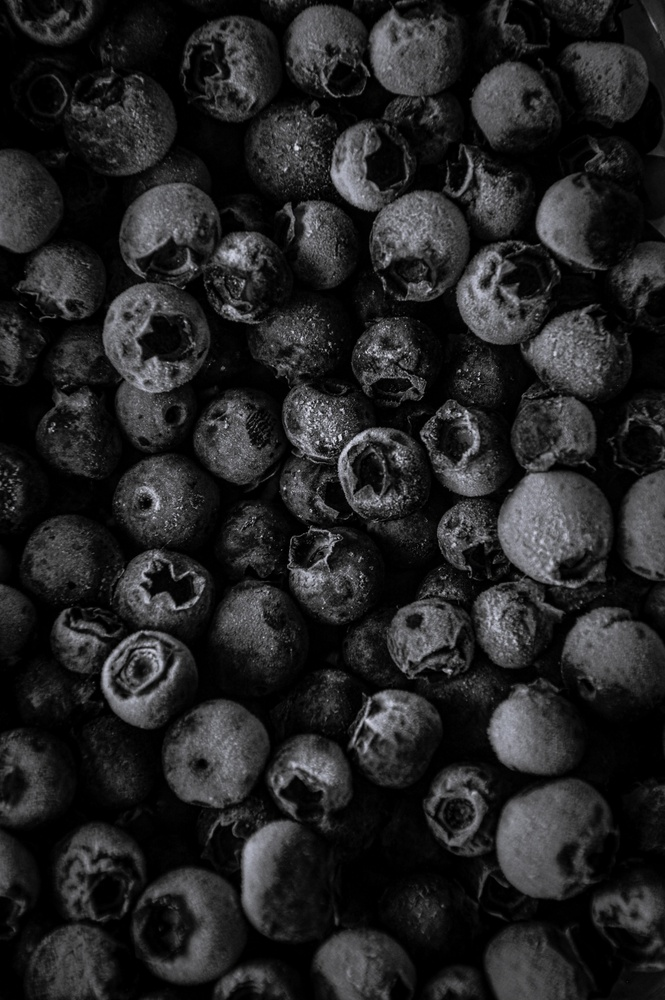
#> input picture P1/images/1.jpg, 665 x 1000 px, shrunk from 4000 x 6016 before the run
$ jupyter execute main.ipynb
#> lines starting #> are read from the running program, lines starting #| are printed output that depends on the picture
#> further down, imagen_original is the input picture: shape (1000, 665, 3); mean B, G, R 36.7, 36, 35.9
# **Actividad I**
## *Antonio Cabrera y Álvaro Salís*

### Imagen 1 – CLAHE manual
Nuevo_valor = (acumulado(valor) / total_pixeles) × 255

[cell 1]
import cv2
import numpy as np
import matplotlib.pyplot as plt

def clahe_manual(imagen, tamano_tile=64, limite_recorte=2.0):
#> called with tamano_tile = 32, limite_recorte = 2
    h, w = imagen.shape
#> h = 1000; w = 665
    resultado = np.zeros_like(imagen, dtype=np.float32)

    for y in range(0, h, tamano_tile):
        for x in range(0, w, tamano_tile):
            tile = imagen[y:y+tamano_tile, x:x+tamano_tile]

            hist = np.zeros(256)
            for valor in tile.flatten():
                hist[valor] += 1

            limite = int(limite_recorte * tile.size / 256)
            for i in range(256):
                if hist[i] > limite:
                    hist[i] = limite

            cdf = hist.cumsum()
            cdf_normalizado = (cdf - cdf.min()) * 255 / (cdf.max() - cdf.min())

            tile_mejorado = cdf_normalizado[tile]
            resultado[y:y+tamano_tile, x:x+tamano_tile] = tile_mejorado
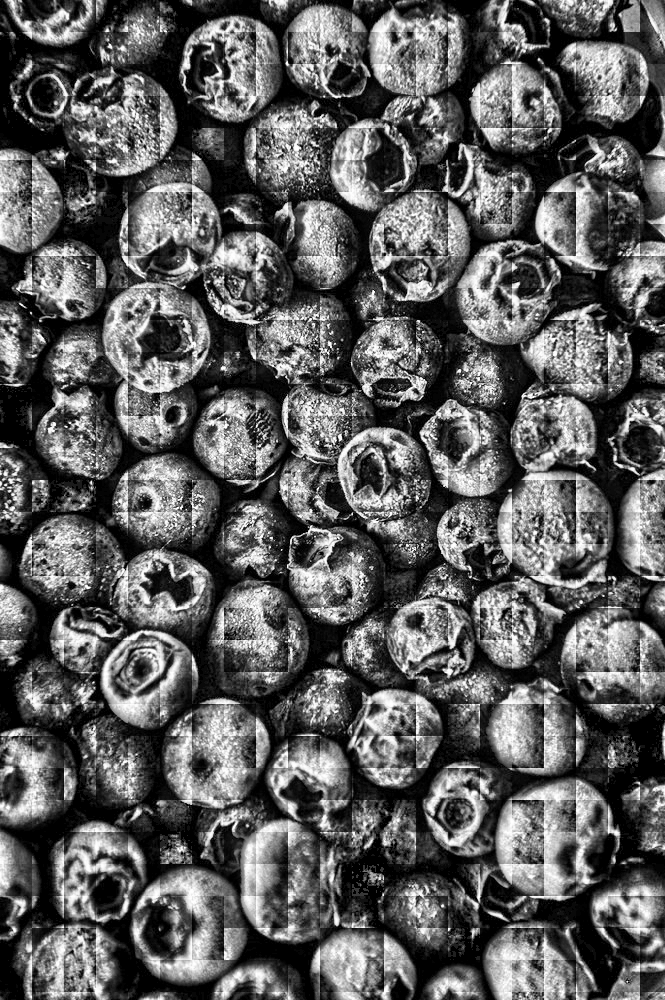
#> resultado: shape (1000, 665) float32; min 0, max 255, mean 93.2

    return np.clip(resultado, 0, 255).astype(np.uint8)

imagen_original = cv2.imread('images/1.jpg')
imagen_gris = cv2.cvtColor(imagen_original, cv2.COLOR_BGR2GRAY)

imagen_clahe = clahe_manual(imagen_gris, tamano_tile=32, limite_recorte=2.0)

plt.figure(figsize=(12, 4))

plt.subplot(1, 3, 1)
plt.imshow(imagen_gris, cmap='gray')
plt.title('Original')
plt.axis('off')

plt.subplot(1, 3, 2)
plt.imshow(imagen_clahe, cmap='gray')
plt.title('CLAHE Manual')
plt.axis('off')

plt.subplot(1, 3, 3)
plt.hist(imagen_gris.ravel(), bins=50, alpha=0.7, label='Original')
plt.hist(imagen_clahe.ravel(), bins=50, alpha=0.7, label='CLAHE')
plt.legend()

plt.tight_layout()
plt.show()
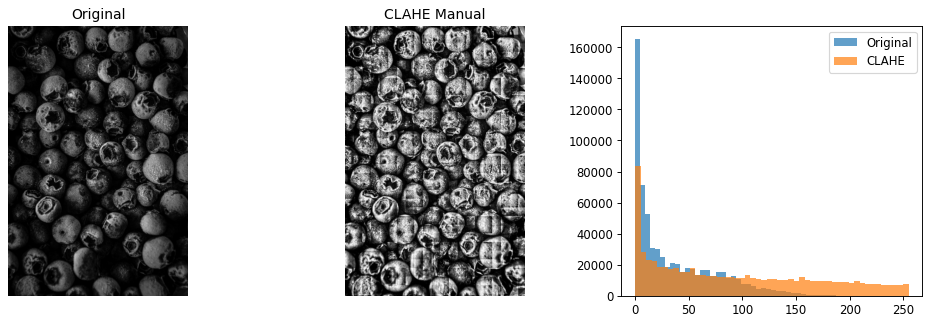
#> figure drawn by matplotlib, 3 panels; panel 3: tallest bar 165567 high, from x = 0 to 4.68; panel 3: tallest bar 83634 high, from x = 0 to 5.1

cv2.imwrite('out/imagen1_original.jpg', imagen_gris)
cv2.imwrite('out/imagen1_clahe_manual.jpg', imagen_clahe)
#> Out = True

### Imagen 2 - Cambiar saturanción

[cell 2]
img_2 = cv2.imread("./images/2.jpg")
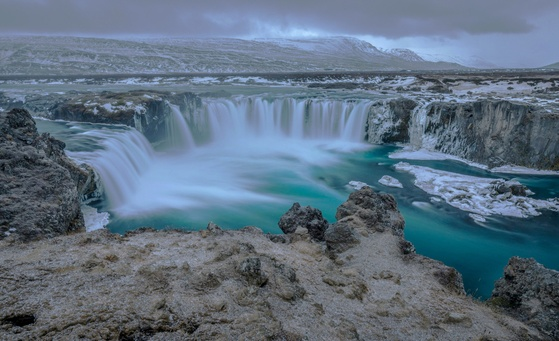
#> input picture P1/images/2.jpg, 559 x 341 px, shrunk from 3360 x 2053 before the run
#> img_2 is the input picture: shape (341, 559, 3); mean B, G, R 129, 111.9, 93.8
lab = cv2.cvtColor(img_2, cv2.COLOR_BGR2LAB)
#> lab: shape (341, 559, 3); mean of channels 0, 1, 2 117.6, 126.1, 116.9
lightness, red_green_channel, blue_yellow_channel = cv2.split(lab)
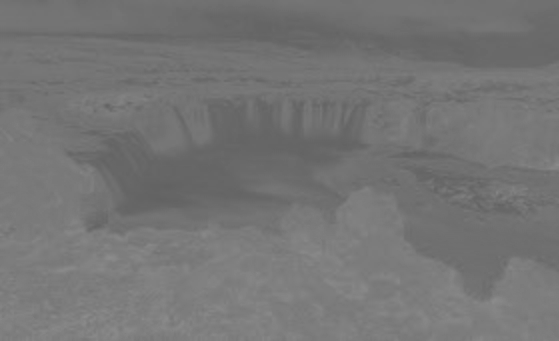
#> blue_yellow_channel: shape (341, 559); min 97, max 140, mean 116.9

clahe = cv2.createCLAHE(clipLimit=2.0, tileGridSize=(8, 8))
lightness_contrast = clahe.apply(lightness)
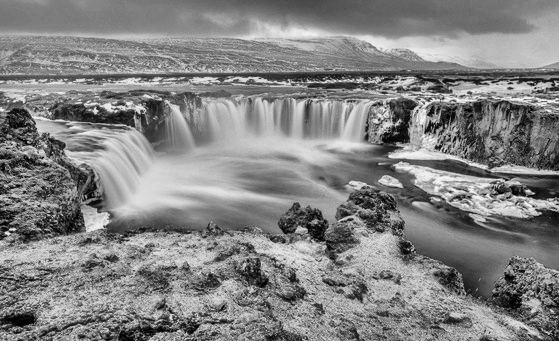
#> lightness_contrast: shape (341, 559); min 0, max 248, mean 131.1

lab_contrast = cv2.merge([lightness_contrast, red_green_channel, blue_yellow_channel])
#> lab_contrast: shape (341, 559, 3); mean of channels 0, 1, 2 131.1, 126.1, 116.9
img_2_contrast = cv2.cvtColor(lab_contrast, cv2.COLOR_LAB2BGR)
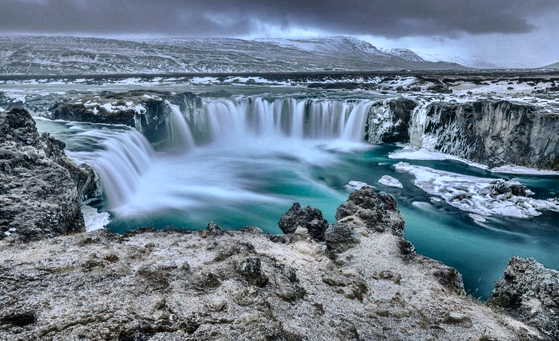
#> img_2_contrast: shape (341, 559, 3); mean B, G, R 143.1, 126.2, 108.4

fig, axs = plt.subplots(1, 2, figsize=(10, 8))

axs[0].set_title("Imagen original")
axs[1].set_title("Imagen saturada")

axs[0].axis('off')
axs[1].axis('off')

axs[0].imshow(img_2)
axs[1].imshow(img_2_contrast)

fig.tight_layout()

plt.show()
#> figure, not shown here; B, G, R data is drawn as R, G, B

cv2.imwrite("./out/2.jpg", lab_contrast)
#> Out = True

### Imagen 3 - Eliminar ruido

PSNR = 20 × log10(MAX_I / √MSE)

[cell 3]
import cv2
import numpy as np
import matplotlib.pyplot as plt

img = cv2.imread('3.jpg')
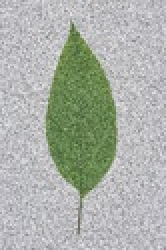
#> input picture P1/3.jpg, 83 x 125 px, shrunk from 500 x 750 before the run (shown 2 times larger)
#> img is the input picture: shape (125, 83, 3); mean B, G, R 169.9, 177.3, 172.1
img_rgb = cv2.cvtColor(img, cv2.COLOR_BGR2RGB)

b, g, r = cv2.split(img_rgb)

b_median = cv2.medianBlur(b, 5)
g_median = cv2.medianBlur(g, 5)
r_median = cv2.medianBlur(r, 5)
img_median = cv2.merge([b_median, g_median, r_median])

plt.figure(figsize=(10, 5))

plt.subplot(1, 2, 1)
plt.imshow(img_rgb)
plt.title('Original')
plt.axis('off')

plt.subplot(1, 2, 2)
plt.imshow(img_median)
plt.title('Filtro Mediana')
plt.axis('off')

plt.tight_layout()
plt.show()

### Imagen 4 - Eliminar ruido

Filtro por bloques de media

[cell 4]
import cv2
import numpy as np
import matplotlib.pyplot as plt

def filtro_media_por_bloques(imagen, tamaño_grid=8):
    h, w = imagen.shape[:2]
    resultado = imagen.copy()

    for y in range(0, h, tamaño_grid):
        for x in range(0, w, tamaño_grid):
            grid = imagen[y:y+tamaño_grid, x:x+tamaño_grid]
            media = np.mean(grid, axis=(0,1))
            resultado[y:y+tamaño_grid, x:x+tamaño_grid] = media

    return resultado.astype(np.uint8)

img_ruidosa = cv2.imread('images/4.png')
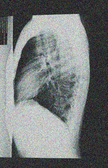
#> input picture P1/images/4.png, 108 x 168 px, shrunk from 652 x 1010 before the run
#> img_ruidosa is the input picture: shape (168, 108, 3); mean B, G, R 121.5, 121.9, 117.6
img_rgb = cv2.cvtColor(img_ruidosa, cv2.COLOR_BGR2RGB)
#> img_rgb: shape (168, 108, 3)

img_grid4 = filtro_media_por_bloques(img_rgb, tamaño_grid=4)
img_grid8 = filtro_media_por_bloques(img_rgb, tamaño_grid=8)
img_grid16 = filtro_media_por_bloques(img_rgb, tamaño_grid=16)
#> call 3 of filtro_media_por_bloques, with tamaño_grid = 16
#> after the loop in filtro_media_por_bloques (call 3), `for y in range(0, h, tamaño_grid):`:
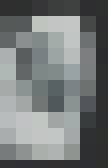
#> resultado: shape (168, 108, 3); mean R, G, B 117.1, 121.3, 121

plt.figure(figsize=(15, 10))

plt.subplot(2, 2, 1)
plt.imshow(img_rgb)
plt.title('Imagen Original con Ruido')
plt.axis('off')

plt.subplot(2, 2, 2)
plt.imshow(img_grid4)
plt.title('Filtro Media - Grid 4x4')
plt.axis('off')

plt.subplot(2, 2, 3)
plt.imshow(img_grid8)
plt.title('Filtro Media - Grid 8x8')
plt.axis('off')

plt.subplot(2, 2, 4)
plt.imshow(img_grid16)
plt.title('Filtro Media - Grid 16x16')
plt.axis('off')

plt.tight_layout()
plt.show()

plt.figure(figsize=(15, 5))

y1, y2, x1, x2 = 100, 200, 100, 200

plt.subplot(1, 4, 1)
plt.imshow(img_rgb[y1:y2, x1:x2])
plt.title('Original (Zoom)')
plt.axis('off')

plt.subplot(1, 4, 2)
plt.imshow(img_grid4[y1:y2, x1:x2])
plt.title('Grid 4x4 (Zoom)')
plt.axis('off')

plt.subplot(1, 4, 3)
plt.imshow(img_grid8[y1:y2, x1:x2])
plt.title('Grid 8x8 (Zoom)')
plt.axis('off')

plt.subplot(1, 4, 4)
plt.imshow(img_grid16[y1:y2, x1:x2])
plt.title('Grid 16x16 (Zoom)')
plt.axis('off')

plt.tight_layout()
plt.show()
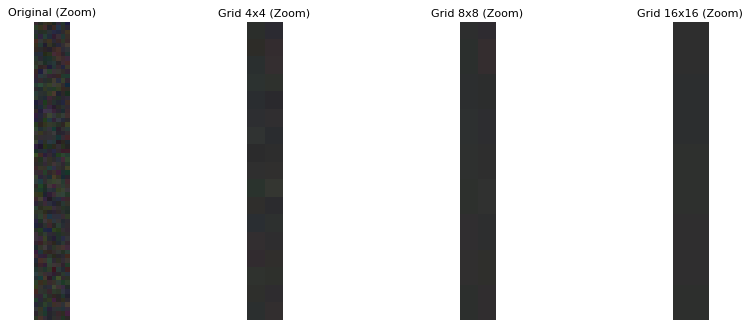
#> figure drawn by matplotlib, 4 panels
